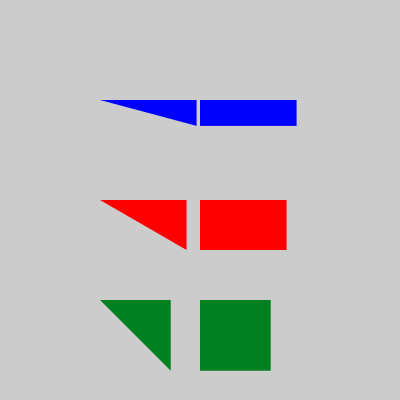
Frame 1 (no input)
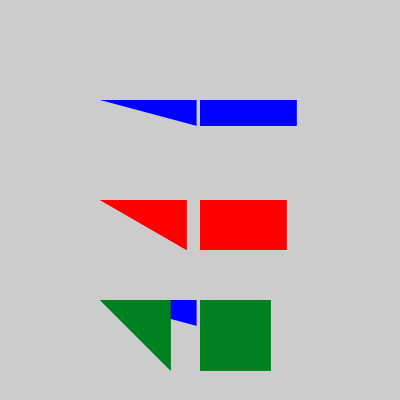
Frame 2 (the mouse pressed at the canvas centre, redrawn once)

The Processing sketch that drew these frames (run headless with seeded random() and noise(); the mouse was pressed at the canvas centre and the sketch redrawn once):

// Processing sketch: basic_shapes
// ── basic_shapes.pde

float radius = 100;
PVector rectA = new PVector(radius*((2+sqrt(3))/(sqrt(6)+sqrt(2))),radius/(sqrt(6)+sqrt(2)));
PVector rectB = new PVector(radius*sqrt(3)/2.0,radius*0.5);
PVector rectC = new PVector(radius/sqrt(2),radius/sqrt(2));

PVector defv = new PVector(100,100);

void setup(){
  size(400,400);
  noStroke();
  noLoop();
}

void draw(){
  
  //Aの三角形
  fill(0,0,255);
  beginShape();
  vertex(defv.x,defv.y);
  vertex(defv.x+rectA.x,defv.y);
  vertex(defv.x+rectA.x,defv.y+rectA.y);
  endShape(CLOSE);
  
  defv = new PVector(100,200);
  
  //Bの三角形
  fill(255,0,0);
  beginShape();
  vertex(defv.x,defv.y);
  vertex(defv.x+rectB.x,defv.y);
  vertex(defv.x+rectB.x,defv.y+rectB.y);
  endShape(CLOSE);
  
  defv = new PVector(100,300);
  
  //Cの三角形
  fill(0,128,32);
  beginShape();
  vertex(defv.x,defv.y);
  vertex(defv.x+rectC.x,defv.y);
  vertex(defv.x+rectC.x,defv.y+rectC.y);
  endShape(CLOSE);
  
  //Aの四角形
  fill(0,0,255);
  pushMatrix();
  translate(200,100);
  drawRect(rectA);
  popMatrix();
  
  //Bの四角形
  fill(255,0,0);
  pushMatrix();
  translate(200,200);
  drawRect(rectB);
  popMatrix();
  
  //Cの四角形
  fill(0,128,32);
  pushMatrix();
  translate(200,300);
  drawRect(rectC);
  popMatrix();

}






void drawRect(PVector vec){
  beginShape();
  vertex(0,0);
  vertex(vec.x,0);
  vertex(vec.x,vec.y);
  vertex(0,vec.y);
  endShape(CLOSE);
}
